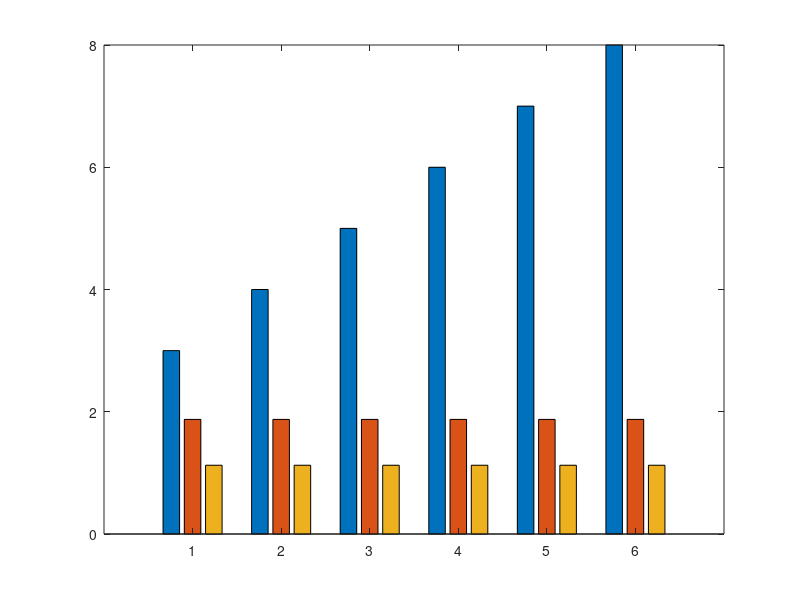

Here is the MATLAB script that generated this plot: (Note: this script raises an error after producing the figure.)
% probing_overhead.m

Nlist = [8, 16, 32, 64, 128, 256];
ssb = 0.5; %ms
csirs = 0.125; %ms
num_refinement_per_ssb = 3;

ssbbased = 2*log2(Nlist)*ssb;

beam2 = 3*csirs * num_refinement_per_ssb;
beam3 = 5*csirs * num_refinement_per_ssb;

probe_all = [ssbbased;repmat(beam3,1,length(Nlist)); repmat(beam2,1,length(Nlist))];

figure(1); clf;
bar(probe_all.');
xticklabels(categorical(Nlist))
ylabel('Probing overhead (ms)')
xlabel('Number of antennas')
leg=legend('Vanilla 5G NR', 'mmReliable 3-beam', 'mmReliable 2-beam');
grid on;
set(leg,'fontsize',14, 'location', 'northwest');
set(gca, 'fontsize',16);
% set(findall(gca, 'Type', 'Line'),'LineWidth',2);
set(gcf,'PaperUnits', 'inches', 'paperposition', [0 0 6 3]) % Use 6,4 or 6,3 or 6,5 judiciously depending on space in the paper (2fig/column or 1fig/column)

wannasave=0;
if(wannasave)
saveas(gcf,[pwd,'/figures/probing_overhead.png']) 
% !pdfcrop figures/probing_overhead.pdf figures/probing_overhead.pdf 
end

